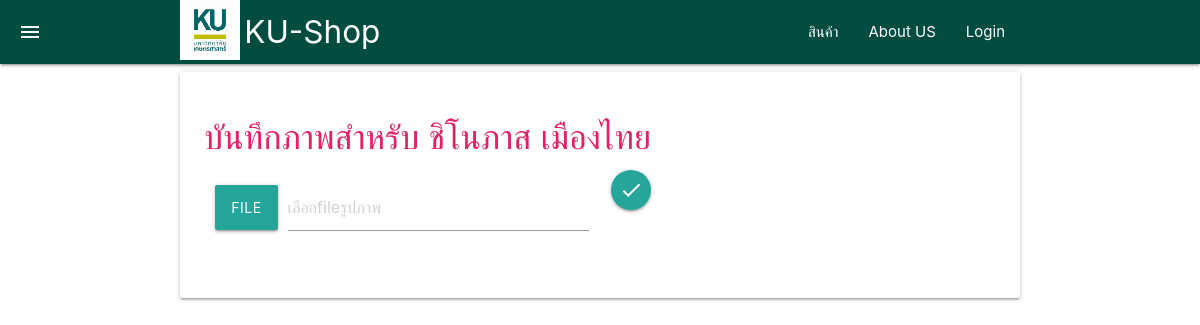
Before: /u_img.php?u_id=dev with the older database file.
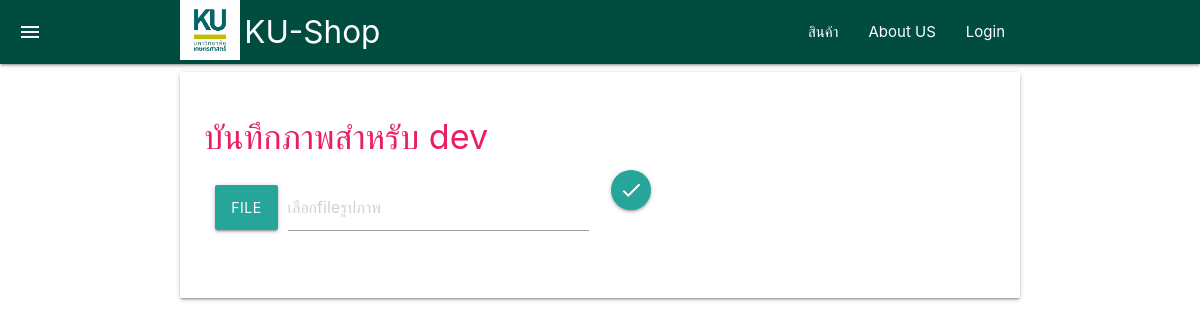
After: the same page with the newer database file.
### tables this page shows
CREATE TABLE `user` (
  `u_id` text NOT NULL,
  `u_name` text NOT NULL,
  `u_pwd` text NOT NULL,
  `u_level` text NOT NULL,
  `u_desc` text NOT NULL
);

### u_img.php (the view, shortened to what this page needs)
<?php
include 'connector.php';
?>
<!DOCTYPE html>
<html lang="th">
<head>
    <link rel="stylesheet" href="css/materialize.min.css">
    <link rel="stylesheet" href="iconfont/material-icons.css">
</head>
<body>
	<?php
		include "menuheader.php";
	?>
	<div class="container">
		<form enctype="multipart/form-data" name="u_img" action="u_img_ok.php" method="POST">
			<?php
				$sql_u = "SELECT * FROM user WHERE u_id = '" . $_GET['u_id'] . "' ";
				$res_u = $db->query($sql_u);
				$u_array = $res_u->fetch(PDO::FETCH_ASSOC);
			?>
			<div class="card-panel">
					<h4 class="pink-text">
						บันทึกภาพสำหรับ <?= $u_array['u_name'] ?>
					</h4>
					<div class="row">
						<div class="file-field input-field col s6">
							<div class="btn">
								<span>File</span>
							</div>
							<div class="file-path-wrapper">
								<input class="file-path validate " type="text" placeholder="เลือกfileรูปภาพ"  >
							</div>
						</div>
						<div class="col s2">
							<button class="btn-floating btn" type="submit">
								<i class="material-icons right">done</i>
							</button>
						</div>
					</div>
			</div>
		</form>
	</div>
</body>
</html>

Changed rows visible on the page:
changed user: u_name "ชิโนภาส เมืองไทย" → "dev"
